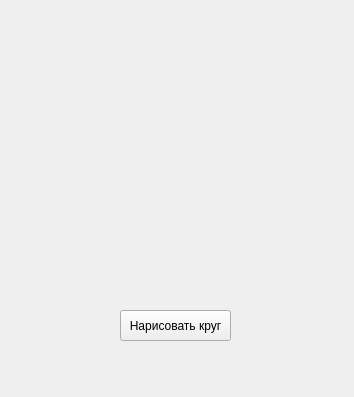
<?xml version="1.0" encoding="UTF-8"?>
<ui version="4.0">
 <class>MainWindow</class>
 <widget class="QMainWindow" name="MainWindow">
  <property name="geometry">
   <rect>
    <x>0</x>
    <y>0</y>
    <width>354</width>
    <height>397</height>
   </rect>
  </property>
  <property name="windowTitle">
   <string>MainWindow</string>
  </property>
  <widget class="QWidget" name="centralwidget">
   <widget class="QPushButton" name="pushButton">
    <property name="geometry">
     <rect>
      <x>120</x>
      <y>310</y>
      <width>111</width>
      <height>31</height>
     </rect>
    </property>
    <property name="text">
     <string>Нарисовать круг</string>
    </property>
   </widget>
  </widget>
 </widget>
 <resources/>
 <connections/>
</ui>
